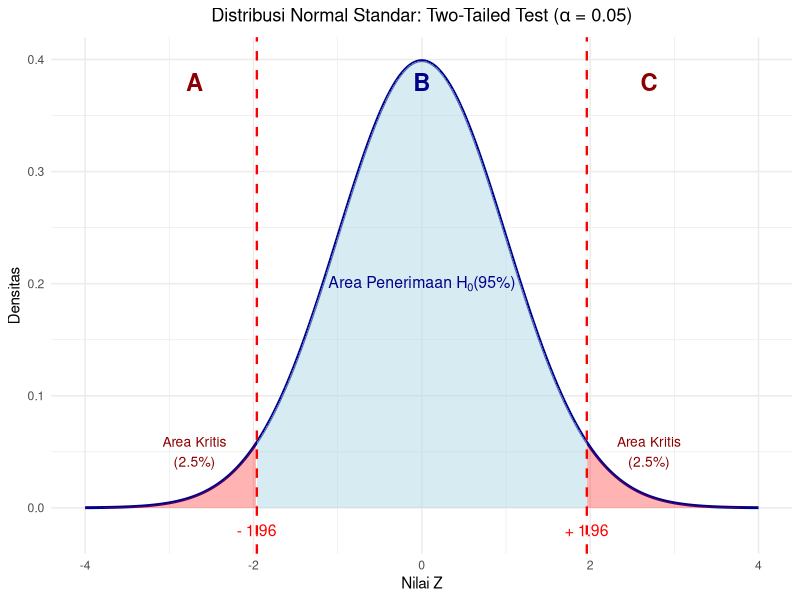
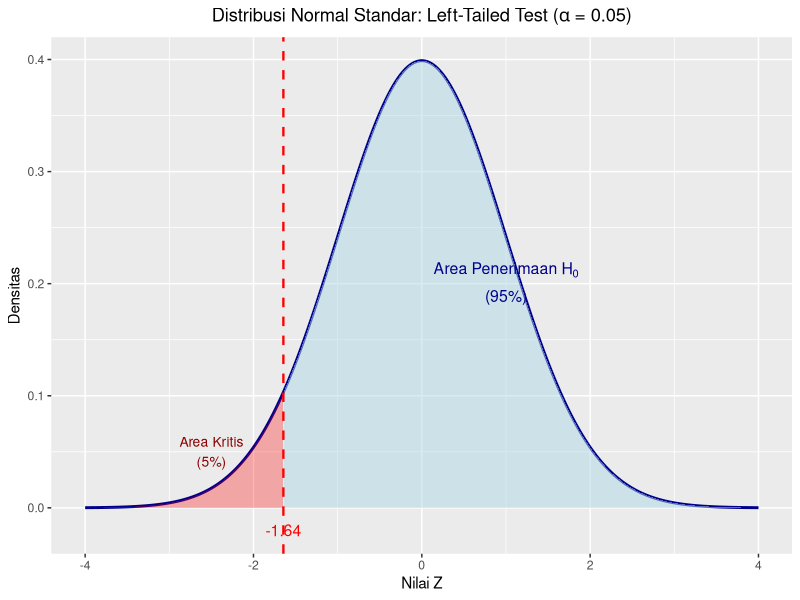
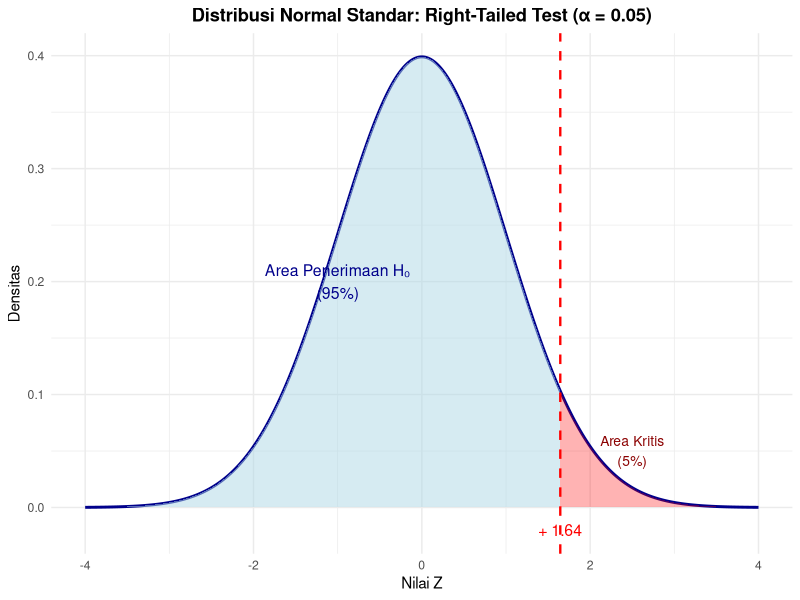

Recreate these plots in R, in order.
## ---- chunk 1
library(tidyverse)
library(readr)
library(stats)
## ---- chunk 2
data_mahasiswa <- read_csv2("datasets/data_mahasiswa.csv")
## ---- chunk 3
# Memeriksa kondisi data
glimpse(data_mahasiswa)
## ---- chunk 4
library(ggplot2)
# Data untuk kurva normal
x <- seq(-4, 4, length.out = 1000)
y <- dnorm(x)
df_normal <- data.frame(x = x, y = y)
# Z kritis untuk alpha = 0.05 two-tailed
z_kritis <- qnorm(0.975) # 1.96
ggplot(df_normal, aes(x = x, y = y)) +
  # Kurva normal
  geom_line(size = 1, color = "darkblue") +

  # Area penerimaan H0 (tengah)
  geom_area(
    data = subset(df_normal, x >= -z_kritis & x <= z_kritis),
    aes(x = x, y = y), fill = "lightblue", alpha = 0.5
  ) +

  # Area kritis kiri
  geom_area(
    data = subset(df_normal, x <= -z_kritis),
    aes(x = x, y = y), fill = "red", alpha = 0.3
  ) +

  # Area kritis kanan
  geom_area(
    data = subset(df_normal, x >= z_kritis),
    aes(x = x, y = y), fill = "red", alpha = 0.3
  ) +

  # Garis vertikal untuk Z kritis
  geom_vline(
    xintercept = c(-z_kritis, z_kritis),
    linetype = "dashed", color = "red", size = 0.8
  ) +

  # Anotasi
  annotate("text",
    x = -z_kritis, y = -0.02,
    label = paste("-", round(z_kritis, 2)), size = 4, color = "red"
  ) +
  annotate("text",
    x = z_kritis, y = -0.02,
    label = paste("+", round(z_kritis, 2)), size = 4, color = "red"
  ) +
  annotate("text",
    x = -2.7, y = 0.05,
    label = "Area Kritis\n(2.5%)", size = 3.5, color = "darkred"
  ) +
  annotate("text",
    x = 2.7, y = 0.05,
    label = "Area Kritis\n(2.5%)", size = 3.5, color = "darkred"
  ) +
  annotate("text",
    x = 0, y = 0.2,
    label = expression("Area Penerimaan " * H[0] * " \n(95%)"), size = 4, color = "darkblue"
  ) +

  # Label segmen A, B, C
  annotate("text",
    x = -2.7, y = 0.38,
    label = "A", size = 6, color = "darkred", fontface = "bold"
  ) +
  annotate("text",
    x = 0, y = 0.38,
    label = "B", size = 6, color = "darkblue", fontface = "bold"
  ) +
  annotate("text",
    x = 2.7, y = 0.38,
    label = "C", size = 6, color = "darkred", fontface = "bold"
  ) +

  # Tema
  labs( # Menggunakan expression() untuk merender simbol alpha
    title = expression("Distribusi Normal Standar: Two-Tailed Test (" * alpha * " = 0.05)"),
    x = "Nilai Z",
    y = "Densitas"
  ) +
  theme_minimal() +
  theme(plot.title = element_text(hjust = 0.5, face = "bold"))
## ---- chunk 5
# Z kritis untuk left-tailed
z_kritis_left <- qnorm(0.05) # -1.64
ggplot(df_normal, aes(x = x, y = y)) +
  geom_line(size = 1, color = "darkblue") +

  # Area penerimaan $H_0$ (kanan)
  geom_area(
    data = subset(df_normal, x >= z_kritis_left),
    aes(x = x, y = y), fill = "lightblue", alpha = 0.5
  ) +

  # Area kritis kiri
  geom_area(
    data = subset(df_normal, x <= z_kritis_left),
    aes(x = x, y = y), fill = "red", alpha = 0.3
  ) +

  # Garis vertikal
  geom_vline(
    xintercept = z_kritis_left,
    linetype = "dashed", color = "red", size = 0.8
  ) +

  # Anotasi
  annotate("text",
    x = z_kritis_left, y = -0.02,
    label = round(z_kritis_left, 2), size = 4, color = "red"
  ) +
  annotate("text",
    x = -2.5, y = 0.05,
    label = "Area Kritis\n(5%)", size = 3.5, color = "darkred"
  ) +
  annotate("text",
    x = 1, y = 0.2,
    label = expression(atop("Area Penerimaan " * H[0], "(95%)")), size = 4, color = "darkblue"
  ) +
  labs(
    title = "Distribusi Normal Standar: Left-Tailed Test (α = 0.05)",
    x = "Nilai Z",
    y = "Densitas"
  ) +
  labs(title = expression("Distribusi Normal Standar: Left-Tailed Test (" * alpha * " = 0.05)")) + # Menggunakan expression() untuk merender simbol alpha
  theme(plot.title = element_text(hjust = 0.5, face = "bold"))
## ---- chunk 6
# Z kritis untuk right-tailed
z_kritis_right <- qnorm(0.95) # 1.64
ggplot(df_normal, aes(x = x, y = y)) +
  geom_line(size = 1, color = "darkblue") +

  # Area penerimaan H0 (kiri)
  geom_area(
    data = subset(df_normal, x <= z_kritis_right),
    aes(x = x, y = y), fill = "lightblue", alpha = 0.5
  ) +

  # Area kritis kanan
  geom_area(
    data = subset(df_normal, x >= z_kritis_right),
    aes(x = x, y = y), fill = "red", alpha = 0.3
  ) +

  # Garis vertikal
  geom_vline(
    xintercept = z_kritis_right,
    linetype = "dashed", color = "red", size = 0.8
  ) +

  # Anotasi
  annotate("text",
    x = z_kritis_right, y = -0.02,
    label = paste("+", round(z_kritis_right, 2)), size = 4, color = "red"
  ) +
  annotate("text",
    x = 2.5, y = 0.05,
    label = "Area Kritis\n(5%)", size = 3.5, color = "darkred"
  ) +
  annotate("text",
    x = -1, y = 0.2,
    label = "Area Penerimaan H₀\n(95%)", size = 4, color = "darkblue"
  ) +
  labs(
    title = "Distribusi Normal Standar: Right-Tailed Test (α = 0.05)",
    x = "Nilai Z",
    y = "Densitas"
  ) +
  theme_minimal() +
  theme(plot.title = element_text(hjust = 0.5, face = "bold"))
## ---- chunk 7
# Membuat fungsi uji hipotesis (hypothesis testing, ht) untuk rata-rata (mean)
# dengan 1 populasi (1pop)
# Keterangan input:
#   - xbar : statistik rata-rata
#   - mu   : parameter rata-rata
#   - sd   : statistik simpangan baku
#   - n    : ukuran sampel
ht_mean_1pop <- function(xbar, mu, sd, n) {
  se <- sd / sqrt(n) # menghitung standard error untuk rata-rata
  z_hitung <- (xbar - mu) / se # menghitung nilai Z dari statistik
  return(z_hitung)
}
## ---- chunk 8
# Mendeklarasikan variabel-variabel yang akan diuji
# Menghitung rata-rata dari kolom jarak_km pada data data_mahasiswa.
sample_mean <- mean(data_mahasiswa$jarak_km)

# Nilai hipotesis μ₀ yang ingin diuji.
pop_mean <- 4.0

# Menghitung simpangan baku dari kolom jarak_km pada data data_mahasiswa.
sample_sd <- sd(data_mahasiswa$jarak_km)

# Menghasilkan data frame ringkasan dataset dengan menghitung jumlah mahasiswa sebagai ukuran sampel
ukuran_sampel <- data_mahasiswa |>
  summarize(ukuran_sampel = n())

# Menyimpan angka jumlah mahasiswa sebagai variabel n
# mengekstrak angka dari tabel menjadi nilai tunggal (scalar) agar bisa
# dipakai dalam perhitungan berikutnya.
ukuran_sampel <- ukuran_sampel$ukuran_sampel

# Menampilkan variabel-variabel yang akan diuji
cat(
  "Rata-rata jarak sampel adalah", sample_mean, "km.",
  "\nParameter rata-rata jarak yang diuji adalah", pop_mean, "km.",
  "\nSimpangan baku jarak sampel adalah", sample_sd, "km.",
  "\nUkuran sampel adalah", ukuran_sampel, "orang."
)
## ---- chunk 9
# Menghitung nilai statistik uji Z
z_mean_jarak <- ht_mean_1pop(sample_mean, pop_mean, sample_sd, ukuran_sampel)

# Menentukan jenis pengujian
jenis_uji <- "satu ekor kiri"

# Menentukan tingkat signifikansi
alpha <- 0.05

# Menentukan apakah hipotesis kosong ditolak atau gagal ditolak
if (jenis_uji == "dua ekor") {
  if (abs(z_mean_jarak) < abs(qnorm(alpha / 2))) {
    tolak_h0 <- FALSE
    cat(
      "gagal menolak hipotesis kosong. Perbedaan rata-rata sampel",
      round(sample_mean, 2), "dengan", pop_mean, "hanyalah kebetulan"
    )
  } else {
    tolak_h0 <- TRUE
    cat(
      "menolak hipotesis kosong. Rata-rata jarak pada sampel mahasiswa sebesar",
      round(sample_mean, 2), "km menunjukkan perbedaan yang signifikan"
    )
  }
} else if (jenis_uji == "satu ekor kiri") {
  if (z_mean_jarak > qnorm(alpha)) {
    tolak_h0 <- FALSE
    cat(
      "gagal menolak hipotesis kosong. Perbedaan rata-rata sampel",
      round(sample_mean, 2), "dengan", pop_mean, "hanyalah kebetulan"
    )
  } else {
    tolak_h0 <- TRUE
    cat(
      "menolak hipotesis kosong. Rata-rata jarak pada sampel mahasiswa sebesar",
      round(sample_mean, 2), "km menunjukkan perbedaan yang signifikan"
    )
  }
} else if (jenis_uji == "satu ekor kanan") {
  if (z_mean_jarak < qnorm(1 - alpha)) {
    tolak_h0 <- FALSE
    cat(
      "gagal menolak hipotesis kosong. Perbedaan rata-rata sampel",
      round(sample_mean, 2), "dengan", pop_mean, "hanyalah kebetulan"
    )
  } else {
    tolak_h0 <- TRUE
    cat(
      "menolak hipotesis kosong. Rata-rata jarak pada sampel mahasiswa sebesar",
      round(sample_mean, 2), "km menunjukkan perbedaan yang signifikan"
    )
  }
}
## ---- chunk 10
# Membuat fungsi uji hipotesis (hypothesis testing, ht) untuk proporsi (prop)
# dengan 1 populasi (1pop)
# Keterangan input:
#   - p_hat : statistik proporsi sampel
#   - P     : parameter proporsi populasi yang diuji
#   - n     : ukuran sampel
ht_prop_1pop <- function(p_hat, P, n) {
  se <- sqrt((P * (1 - P)) / n) # menghitung standard error untuk proporsi
  z_hitung <- (p_hat - P) / se # menghitung nilai Z dari statistik
  return(z_hitung)
}
## ---- chunk 11
summarize_tempat_tinggal <- data_mahasiswa |>
  group_by("Tipe tinggal" = tipe_tinggal_baku) |>
  summarize("Jumlah" = n()) |>
  mutate("proporsi" = Jumlah / sum(Jumlah))

summarize_tempat_tinggal
## ---- chunk 12
proporsi_kos_asrama <- summarize_tempat_tinggal$proporsi[1]
proporsi_kos_asrama
## ---- chunk 13
# Mendeklarasikan variabel-variabel yang akan diuji
sample_prop <- proporsi_kos_asrama
pop_prop <- 0.5

# Menghasilkan data frame ringkasan dataset dengan menghitung jumlah mahasiswa sebagai ukuran sampel
ukuran_sampel <- data_mahasiswa |>
  summarize(ukuran_sampel = n())
# Menyimpan angka jumlah mahasiswa sebagai variabel n
ukuran_sampel <- ukuran_sampel$ukuran_sampel

# Menampilkan variabel-variabel yang akan diuji
cat(
  "Proporsi penghuni Kos/Asrama sampel adalah", sample_prop,
  "\nParameter proporsi penghuni Kos/Asrama yang diuji adalah", pop_prop,
  "\nUkuran sampel adalah", ukuran_sampel, "orang."
)
## ---- chunk 14
# Menghitung nilai statistik uji Z
z_prop_kos <- ht_prop_1pop(sample_prop, pop_prop, ukuran_sampel)

# Menentukan jenis pengujian
jenis_uji <- "dua ekor"

# Menentukan tingkat signifikansi
alpha <- 0.10

# Menentukan apakah hipotesis kosong ditolak atau gagal ditolak
if (jenis_uji == "dua ekor") {
  if (abs(z_prop_kos) < abs(qnorm(alpha / 2))) {
    tolak_h0 <- FALSE
    cat("gagal menolak hipotesis kosong. Perbedaan proporsi penghuni Kos/Asrama sebanyak", round(sample_prop, 3), "dari", pop_prop, "hanyalah kebetulan")
  } else {
    tolak_h0 <- TRUE
    cat("menolak hipotesis kosong. Proporsi penghuni Kos/Asrama sebanyak", round(sample_prop, 3), "menunjukkan perbedaan yang signifikan dari", pop_prop)
  }
} else if (jenis_uji == "satu ekor kiri") {
  if (z_prop_kos > qnorm(alpha)) {
    tolak_h0 <- FALSE
    cat("gagal menolak hipotesis kosong. Perbedaan proporsi penghuni Kos/Asrama sebanyak", round(sample_prop, 3), "dari", pop_prop, "hanyalah kebetulan")
  } else {
    tolak_h0 <- TRUE
    cat("menolak hipotesis kosong. Proporsi penghuni Kos/Asrama sebanyak", round(sample_prop, 3), "secara signifikan lebih kecil dari", pop_prop)
  }
} else if (jenis_uji == "satu ekor kanan") {
  if (z_prop_kos < qnorm(1 - alpha)) {
    tolak_h0 <- FALSE
    cat("gagal menolak hipotesis kosong. Perbedaan proporsi penghuni Kos/Asrama sebanyak", round(sample_prop, 3), "dari", pop_prop, "hanyalah kebetulan")
  } else {
    tolak_h0 <- TRUE
    cat("menolak hipotesis kosong. Proporsi penghuni Kos/Asrama sebanyak", round(sample_prop, 3), "secara signifikan lebih besar dari", pop_prop)
  }
}
